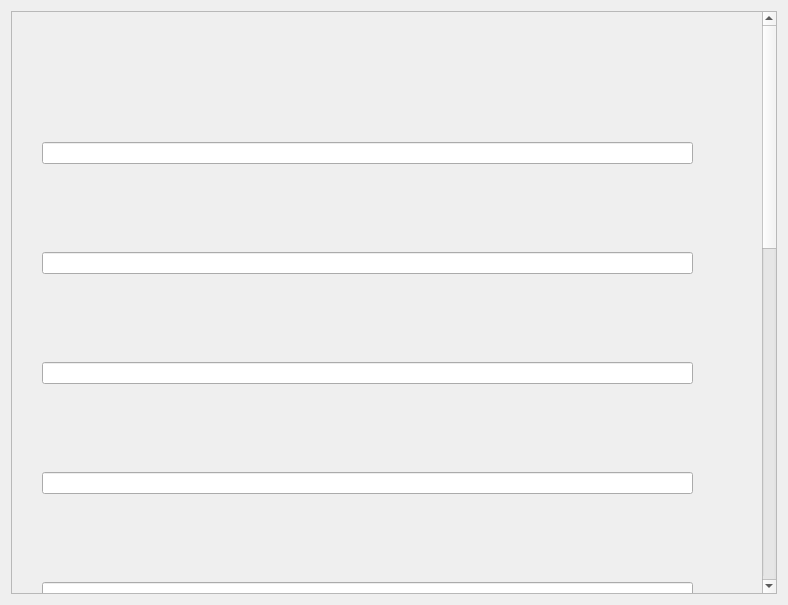
<?xml version="1.0" encoding="UTF-8"?>
<ui version="4.0">
 <class>createanswerwindow</class>
 <widget class="QWidget" name="createanswerwindow">
  <property name="geometry">
   <rect>
    <x>0</x>
    <y>0</y>
    <width>788</width>
    <height>605</height>
   </rect>
  </property>
  <property name="windowTitle">
   <string>Form</string>
  </property>
  <property name="styleSheet">
   <string notr="true">

background-image: url(:/images/bg.jpg);
</string>
  </property>
  <layout class="QGridLayout" name="gridLayout">
   <item row="0" column="0">
    <widget class="QScrollArea" name="scrollArea">
     <property name="verticalScrollBarPolicy">
      <enum>Qt::ScrollBarAsNeeded</enum>
     </property>
     <property name="sizeAdjustPolicy">
      <enum>QAbstractScrollArea::AdjustToContentsOnFirstShow</enum>
     </property>
     <property name="widgetResizable">
      <bool>false</bool>
     </property>
     <widget class="QWidget" name="scrollAreaWidgetContents">
      <property name="geometry">
       <rect>
        <x>0</x>
        <y>0</y>
        <width>735</width>
        <height>1443</height>
       </rect>
      </property>
      <widget class="QLabel" name="taskName">
       <property name="geometry">
        <rect>
         <x>180</x>
         <y>10</y>
         <width>351</width>
         <height>24</height>
        </rect>
       </property>
       <property name="text">
        <string/>
       </property>
      </widget>
      <widget class="QWidget" name="layoutWidget">
       <property name="geometry">
        <rect>
         <x>30</x>
         <y>160</y>
         <width>651</width>
         <height>102</height>
        </rect>
       </property>
       <layout class="QVBoxLayout" name="verticalLayout_2">
        <item>
         <widget class="QLabel" name="question2">
          <property name="text">
           <string/>
          </property>
         </widget>
        </item>
        <item>
         <layout class="QHBoxLayout" name="horizontalLayout_2">
          <item>
           <widget class="QLabel" name="answer2_1">
            <property name="text">
             <string/>
            </property>
           </widget>
          </item>
          <item>
           <widget class="QLabel" name="answer2_2">
            <property name="text">
             <string/>
            </property>
           </widget>
          </item>
          <item>
           <widget class="QLabel" name="answer2_3">
            <property name="text">
             <string/>
            </property>
           </widget>
          </item>
          <item>
           <widget class="QLabel" name="answer2_4">
            <property name="text">
             <string/>
            </property>
           </widget>
          </item>
         </layout>
        </item>
        <item>
         <widget class="QLineEdit" name="rightanswer2"/>
        </item>
       </layout>
      </widget>
      <widget class="QWidget" name="layoutWidget_2">
       <property name="geometry">
        <rect>
         <x>30</x>
         <y>270</y>
         <width>651</width>
         <height>102</height>
        </rect>
       </property>
       <layout class="QVBoxLayout" name="verticalLayout_3">
        <item>
         <widget class="QLabel" name="question3">
          <property name="text">
           <string/>
          </property>
         </widget>
        </item>
        <item>
         <layout class="QHBoxLayout" name="horizontalLayout_3">
          <item>
           <widget class="QLabel" name="answer3_1">
            <property name="text">
             <string/>
            </property>
           </widget>
          </item>
          <item>
           <widget class="QLabel" name="answer3_2">
            <property name="text">
             <string/>
            </property>
           </widget>
          </item>
          <item>
           <widget class="QLabel" name="answer3_3">
            <property name="text">
             <string/>
            </property>
           </widget>
          </item>
          <item>
           <widget class="QLabel" name="answer3_4">
            <property name="text">
             <string/>
            </property>
           </widget>
          </item>
         </layout>
        </item>
        <item>
         <widget class="QLineEdit" name="rightanswer3"/>
        </item>
       </layout>
      </widget>
      <widget class="QWidget" name="layoutWidget_3">
       <property name="geometry">
        <rect>
         <x>30</x>
         <y>380</y>
         <width>651</width>
         <height>102</height>
        </rect>
       </property>
       <layout class="QVBoxLayout" name="verticalLayout_4">
        <item>
         <widget class="QLabel" name="question4">
          <property name="text">
           <string/>
          </property>
         </widget>
        </item>
        <item>
         <layout class="QHBoxLayout" name="horizontalLayout_4">
          <item>
           <widget class="QLabel" name="answer4_1">
            <property name="text">
             <string/>
            </property>
           </widget>
          </item>
          <item>
           <widget class="QLabel" name="answer4_2">
            <property name="text">
             <string/>
            </property>
           </widget>
          </item>
          <item>
           <widget class="QLabel" name="answer4_3">
            <property name="text">
             <string/>
            </property>
           </widget>
          </item>
          <item>
           <widget class="QLabel" name="answer4_4">
            <property name="text">
             <string/>
            </property>
           </widget>
          </item>
         </layout>
        </item>
        <item>
         <widget class="QLineEdit" name="rightanswer4"/>
        </item>
       </layout>
      </widget>
      <widget class="QWidget" name="layoutWidget_4">
       <property name="geometry">
        <rect>
         <x>30</x>
         <y>490</y>
         <width>651</width>
         <height>102</height>
        </rect>
       </property>
       <layout class="QVBoxLayout" name="verticalLayout_5">
        <item>
         <widget class="QLabel" name="question5">
          <property name="text">
           <string/>
          </property>
         </widget>
        </item>
        <item>
         <layout class="QHBoxLayout" name="horizontalLayout_5">
          <item>
           <widget class="QLabel" name="answer5_1">
            <property name="text">
             <string/>
            </property>
           </widget>
          </item>
          <item>
           <widget class="QLabel" name="answer5_2">
            <property name="text">
             <string/>
            </property>
           </widget>
          </item>
          <item>
           <widget class="QLabel" name="answer5_3">
            <property name="text">
             <string/>
            </property>
           </widget>
          </item>
          <item>
           <widget class="QLabel" name="answer5_4">
            <property name="text">
             <string/>
            </property>
           </widget>
          </item>
         </layout>
        </item>
        <item>
         <widget class="QLineEdit" name="rightanswer5"/>
        </item>
       </layout>
      </widget>
      <widget class="QWidget" name="layoutWidget_5">
       <property name="geometry">
        <rect>
         <x>30</x>
         <y>600</y>
         <width>651</width>
         <height>102</height>
        </rect>
       </property>
       <layout class="QVBoxLayout" name="verticalLayout_6">
        <item>
         <widget class="QLabel" name="question6">
          <property name="text">
           <string/>
          </property>
         </widget>
        </item>
        <item>
         <layout class="QHBoxLayout" name="horizontalLayout_6">
          <item>
           <widget class="QLabel" name="answer6_1">
            <property name="text">
             <string/>
            </property>
           </widget>
          </item>
          <item>
           <widget class="QLabel" name="answer6_2">
            <property name="text">
             <string/>
            </property>
           </widget>
          </item>
          <item>
           <widget class="QLabel" name="answer6_3">
            <property name="text">
             <string/>
            </property>
           </widget>
          </item>
          <item>
           <widget class="QLabel" name="answer6_4">
            <property name="text">
             <string/>
            </property>
           </widget>
          </item>
         </layout>
        </item>
        <item>
         <widget class="QLineEdit" name="rightanswer6"/>
        </item>
       </layout>
      </widget>
      <widget class="QWidget" name="layoutWidget_6">
       <property name="geometry">
        <rect>
         <x>30</x>
         <y>710</y>
         <width>651</width>
         <height>102</height>
        </rect>
       </property>
       <layout class="QVBoxLayout" name="verticalLayout_7">
        <item>
         <widget class="QLabel" name="question7">
          <property name="text">
           <string/>
          </property>
         </widget>
        </item>
        <item>
         <layout class="QHBoxLayout" name="horizontalLayout_7">
          <item>
           <widget class="QLabel" name="answer7_1">
            <property name="text">
             <string/>
            </property>
           </widget>
          </item>
          <item>
           <widget class="QLabel" name="answer7_2">
            <property name="text">
             <string/>
            </property>
           </widget>
          </item>
          <item>
           <widget class="QLabel" name="answer7_3">
            <property name="text">
             <string/>
            </property>
           </widget>
          </item>
          <item>
           <widget class="QLabel" name="answer7_4">
            <property name="text">
             <string/>
            </property>
           </widget>
          </item>
         </layout>
        </item>
        <item>
         <widget class="QLineEdit" name="rightanswer7"/>
        </item>
       </layout>
      </widget>
      <widget class="QWidget" name="layoutWidget_7">
       <property name="geometry">
        <rect>
         <x>30</x>
         <y>820</y>
         <width>651</width>
         <height>102</height>
        </rect>
       </property>
       <layout class="QVBoxLayout" name="verticalLayout_8">
        <item>
         <widget class="QLabel" name="question8">
          <property name="text">
           <string/>
          </property>
         </widget>
        </item>
        <item>
         <layout class="QHBoxLayout" name="horizontalLayout_8">
          <item>
           <widget class="QLabel" name="answer8_1">
            <property name="text">
             <string/>
            </property>
           </widget>
          </item>
          <item>
           <widget class="QLabel" name="answer8_2">
            <property name="text">
             <string/>
            </property>
           </widget>
          </item>
          <item>
           <widget class="QLabel" name="answer8_3">
            <property name="text">
             <string/>
            </property>
           </widget>
          </item>
          <item>
           <widget class="QLabel" name="answer8_4">
            <property name="text">
             <string/>
            </property>
           </widget>
          </item>
         </layout>
        </item>
        <item>
         <widget class="QLineEdit" name="rightanswer8"/>
        </item>
       </layout>
      </widget>
      <widget class="QWidget" name="layoutWidget_8">
       <property name="geometry">
        <rect>
         <x>30</x>
         <y>930</y>
         <width>651</width>
         <height>102</height>
        </rect>
       </property>
       <layout class="QVBoxLayout" name="verticalLayout_9">
        <item>
         <widget class="QLabel" name="question9">
          <property name="text">
           <string/>
          </property>
         </widget>
        </item>
        <item>
         <layout class="QHBoxLayout" name="horizontalLayout_9">
          <item>
           <widget class="QLabel" name="answer9_1">
            <property name="text">
             <string/>
            </property>
           </widget>
          </item>
          <item>
           <widget class="QLabel" name="answer9_2">
            <property name="text">
             <string/>
            </property>
           </widget>
          </item>
          <item>
           <widget class="QLabel" name="answer9_3">
            <property name="text">
             <string/>
            </property>
           </widget>
          </item>
          <item>
           <widget class="QLabel" name="answer9_4">
            <property name="text">
             <string/>
            </property>
           </widget>
          </item>
         </layout>
        </item>
        <item>
         <widget class="QLineEdit" name="rightanswer9"/>
        </item>
       </layout>
      </widget>
      <widget class="QWidget" name="layoutWidget_9">
       <property name="geometry">
        <rect>
         <x>30</x>
         <y>1040</y>
         <width>651</width>
         <height>102</height>
        </rect>
       </property>
       <layout class="QVBoxLayout" name="verticalLayout_10">
        <item>
         <widget class="QLabel" name="question10">
          <property name="text">
           <string/>
          </property>
         </widget>
        </item>
        <item>
         <layout class="QHBoxLayout" name="horizontalLayout_10">
          <item>
           <widget class="QLabel" name="answer10_1">
            <property name="text">
             <string/>
            </property>
           </widget>
          </item>
          <item>
           <widget class="QLabel" name="answer10_2">
            <property name="text">
             <string/>
            </property>
           </widget>
          </item>
          <item>
           <widget class="QLabel" name="answer10_3">
            <property name="text">
             <string/>
            </property>
           </widget>
          </item>
          <item>
           <widget class="QLabel" name="answer10_4">
            <property name="text">
             <string/>
            </property>
           </widget>
          </item>
         </layout>
        </item>
        <item>
         <widget class="QLineEdit" name="rightanswer10"/>
        </item>
       </layout>
      </widget>
      <widget class="QWidget" name="layoutWidget_10">
       <property name="geometry">
        <rect>
         <x>30</x>
         <y>1150</y>
         <width>651</width>
         <height>102</height>
        </rect>
       </property>
       <layout class="QVBoxLayout" name="verticalLayout_11">
        <item>
         <widget class="QLabel" name="question11">
          <property name="text">
           <string/>
          </property>
         </widget>
        </item>
        <item>
         <layout class="QHBoxLayout" name="horizontalLayout_11">
          <item>
           <widget class="QLabel" name="answer11_1">
            <property name="text">
             <string/>
            </property>
           </widget>
          </item>
          <item>
           <widget class="QLabel" name="answer11_2">
            <property name="text">
             <string/>
            </property>
           </widget>
          </item>
          <item>
           <widget class="QLabel" name="answer11_3">
            <property name="text">
             <string/>
            </property>
           </widget>
          </item>
          <item>
           <widget class="QLabel" name="answer11_4">
            <property name="text">
             <string/>
            </property>
           </widget>
          </item>
         </layout>
        </item>
        <item>
         <widget class="QLineEdit" name="rightanswer11"/>
        </item>
       </layout>
      </widget>
      <widget class="QWidget" name="layoutWidget_11">
       <property name="geometry">
        <rect>
         <x>30</x>
         <y>1260</y>
         <width>651</width>
         <height>102</height>
        </rect>
       </property>
       <layout class="QVBoxLayout" name="verticalLayout_12">
        <item>
         <widget class="QLabel" name="question12">
          <property name="text">
           <string/>
          </property>
         </widget>
        </item>
        <item>
         <layout class="QHBoxLayout" name="horizontalLayout_12">
          <item>
           <widget class="QLabel" name="answer12_1">
            <property name="text">
             <string/>
            </property>
           </widget>
          </item>
          <item>
           <widget class="QLabel" name="answer12_2">
            <property name="text">
             <string/>
            </property>
           </widget>
          </item>
          <item>
           <widget class="QLabel" name="answer12_3">
            <property name="text">
             <string/>
            </property>
           </widget>
          </item>
          <item>
           <widget class="QLabel" name="answer12_4">
            <property name="text">
             <string/>
            </property>
           </widget>
          </item>
         </layout>
        </item>
        <item>
         <widget class="QLineEdit" name="rightanswer12"/>
        </item>
       </layout>
      </widget>
      <widget class="QPushButton" name="endTask">
       <property name="geometry">
        <rect>
         <x>300</x>
         <y>1390</y>
         <width>102</width>
         <height>35</height>
        </rect>
       </property>
       <property name="text">
        <string>End test</string>
       </property>
      </widget>
      <widget class="QWidget" name="layoutWidget">
       <property name="geometry">
        <rect>
         <x>30</x>
         <y>50</y>
         <width>651</width>
         <height>102</height>
        </rect>
       </property>
       <layout class="QVBoxLayout" name="verticalLayout">
        <item>
         <widget class="QLabel" name="question1">
          <property name="text">
           <string/>
          </property>
         </widget>
        </item>
        <item>
         <layout class="QHBoxLayout" name="horizontalLayout">
          <item>
           <widget class="QLabel" name="answer1_1">
            <property name="text">
             <string/>
            </property>
           </widget>
          </item>
          <item>
           <widget class="QLabel" name="answer1_2">
            <property name="text">
             <string/>
            </property>
           </widget>
          </item>
          <item>
           <widget class="QLabel" name="answer1_3">
            <property name="text">
             <string/>
            </property>
           </widget>
          </item>
          <item>
           <widget class="QLabel" name="answer1_4">
            <property name="text">
             <string/>
            </property>
           </widget>
          </item>
         </layout>
        </item>
        <item>
         <widget class="QLineEdit" name="rightanswer1"/>
        </item>
       </layout>
      </widget>
     </widget>
    </widget>
   </item>
  </layout>
 </widget>
 <resources/>
 <connections/>
</ui>
